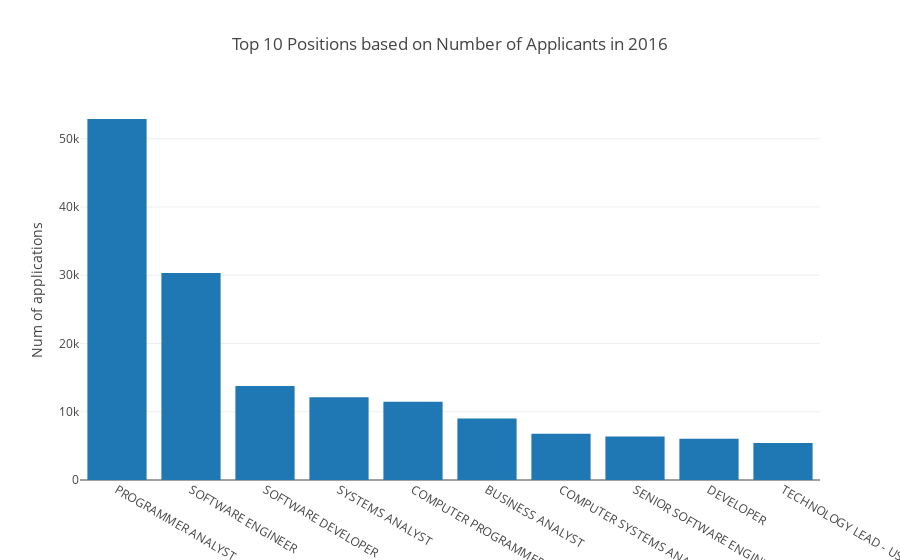

The cell this chart's notebook holds for it:
### Code cell
dfj3 = go.Bar(x=dfj2.Job_Position.values,y=dfj2.Applicants.values)
Plot = go.Layout(dict(title= "Top 10 Positions based on Number of Applicants in 2016",yaxis=dict(title="Num of applications")))

job = [dfj3]
jobt =go.Figure(job,Plot)
iplot(jobt)

### Figure 1 — Plotly figure (JSON) as saved in the notebook; plotly's stock layout.template omitted (floating-point values rounded to 4 significant figures)
{"data": [{"type": "bar", "uid": "975c0ca8-24ce-45b2-aaf3-1465ead07566", "x": ["PROGRAMMER ANALYST", "SOFTWARE ENGINEER", "SOFTWARE DEVELOPER", "SYSTEMS ANALYST", "COMPUTER PROGRAMMER", "BUSINESS ANALYST", "COMPUTER SYSTEMS ANALYST", "SENIOR SOFTWARE ENGINEER", "DEVELOPER", "TECHNOLOGY LEAD - US"], "y": [52890, 30330, 13771, 12111, 11448, 9011, 6763, 6386, 6030, 5403]}], "layout": {"title": {"text": "Top 10 Positions based on Number of Applicants in 2016"}, "yaxis": {"title": {"text": "Num of applications"}}}}
